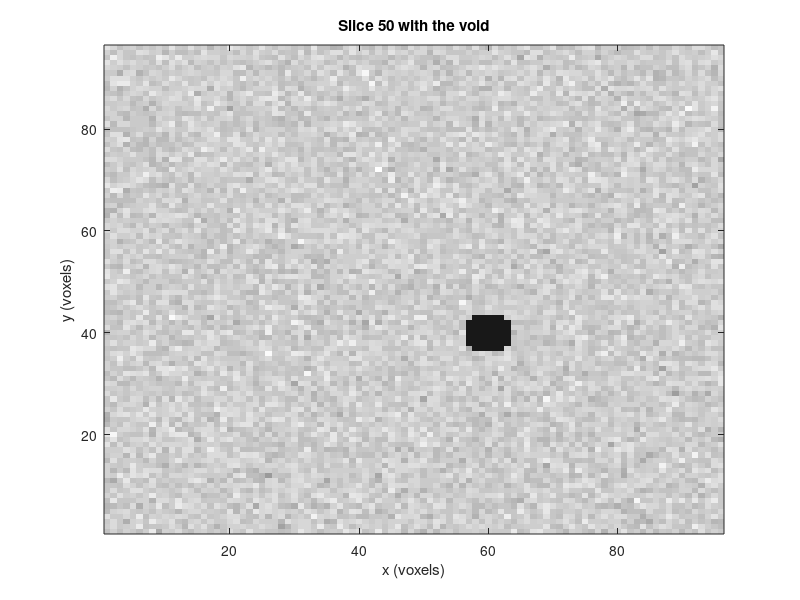

MATLAB code for this plot:
% A CT scan of a potted module, 96 slices of 96 x 96 voxels, searched for voids:
% voxels much less dense than the potting, grouped and located.
rng(4);
N = 96;
[X, Y, Z] = meshgrid(1:N, 1:N, 1:N);
V = 0.8 + 0.05*randn(N, N, N);                               % potting density
V(((X - 60).^2 + (Y - 40).^2 + (Z - 50).^2) < 4^2) = 0.1;    % a void
V(((X - 30).^2 + (Y - 70).^2 + (Z - 20).^2) < 2^2) = 0.1;    % a smaller one
mask = V < 0.4;
[r, c, p] = ind2sub(size(mask), find(mask));
big = (c - 60).^2 + (r - 40).^2 + (p - 50).^2 < 36;
fprintf('%d void voxels found in %d slices\n', nnz(mask), numel(unique(p)));
fprintf('largest void centered at (%.0f, %.0f, %.0f), %d voxels\n', mean(c(big)), mean(r(big)), mean(p(big)), nnz(big));

imagesc(V(:, :, 50), [0 1]);
axis xy;
colormap(gray);
title('Slice 50 with the void');
xlabel('x (voxels)');
ylabel('y (voxels)');
